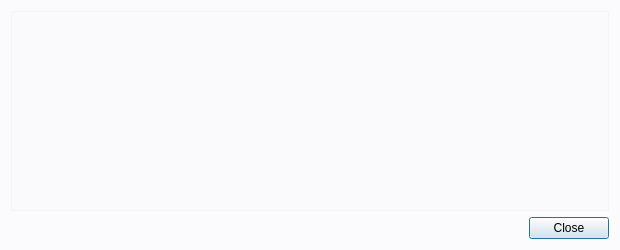
<?xml version="1.0" encoding="UTF-8"?>
<ui version="4.0">
 <class>TransactionDescDialog</class>
 <widget class="QDialog" name="TransactionDescDialog">
  <property name="geometry">
   <rect>
    <x>0</x>
    <y>0</y>
    <width>620</width>
    <height>250</height>
   </rect>
  </property>
  <property name="windowTitle">
   <string>Transaction details</string>
  </property>
  <property name="styleSheet">
   <string notr="true">background:rgba(232, 236, 241, 0.1);</string>
  </property>
  <layout class="QVBoxLayout" name="verticalLayout">
   <item>
    <widget class="QTextEdit" name="detailText">
     <property name="toolTip">
      <string>This pane shows a detailed description of the transaction</string>
     </property>
     <property name="readOnly">
      <bool>true</bool>
     </property>
    </widget>
   </item>
   <item>
    <widget class="QDialogButtonBox" name="buttonBox">
     <property name="orientation">
      <enum>Qt::Horizontal</enum>
     </property>
     <property name="standardButtons">
      <set>QDialogButtonBox::Close</set>
     </property>
    </widget>
   </item>
  </layout>
 </widget>
 <resources/>
 <connections>
  <connection>
   <sender>buttonBox</sender>
   <signal>accepted()</signal>
   <receiver>TransactionDescDialog</receiver>
   <slot>accept()</slot>
   <hints>
    <hint type="sourcelabel">
     <x>248</x>
     <y>254</y>
    </hint>
    <hint type="destinationlabel">
     <x>157</x>
     <y>274</y>
    </hint>
   </hints>
  </connection>
  <connection>
   <sender>buttonBox</sender>
   <signal>rejected()</signal>
   <receiver>TransactionDescDialog</receiver>
   <slot>reject()</slot>
   <hints>
    <hint type="sourcelabel">
     <x>316</x>
     <y>260</y>
    </hint>
    <hint type="destinationlabel">
     <x>286</x>
     <y>274</y>
    </hint>
   </hints>
  </connection>
 </connections>
</ui>
